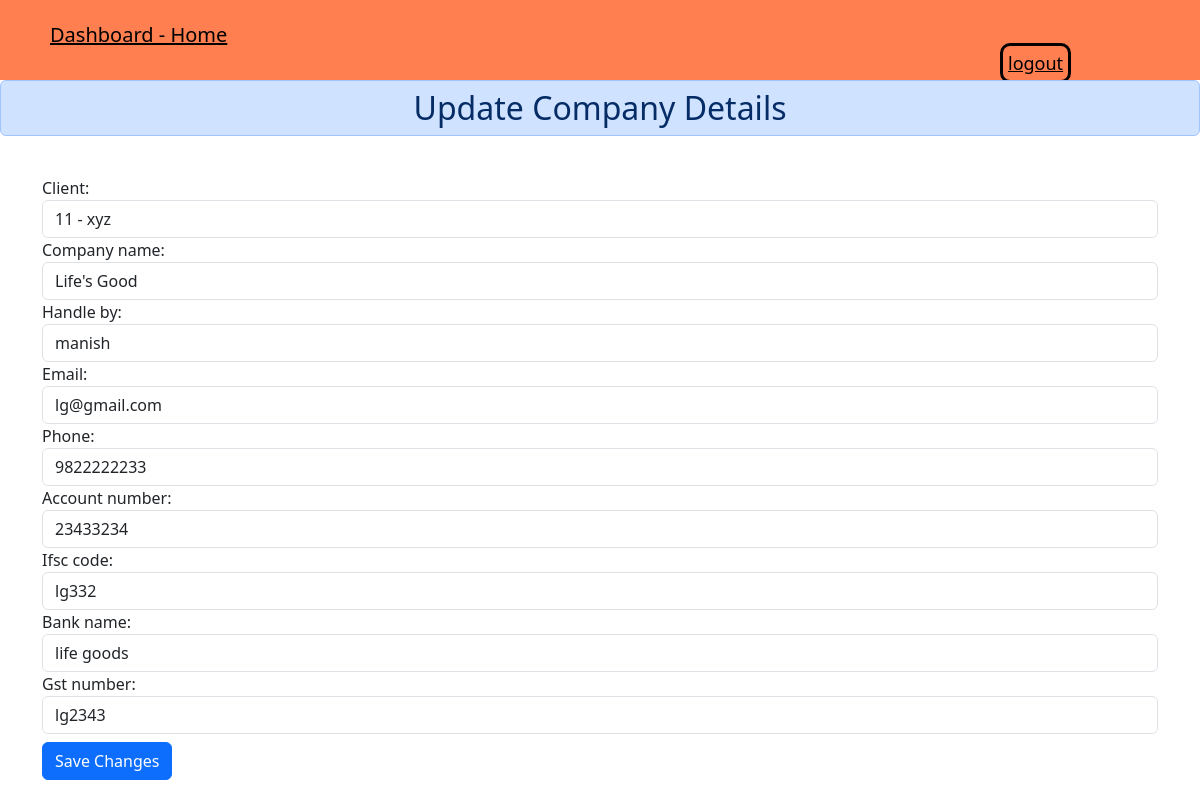
/update_company/1 (signed in), run on the app's committed database.
### netcores/models.py (models this page shows, shortened)
class Company(models.Model):
    client = models.ForeignKey(
             Client, on_delete=models.CASCADE)
    company_name = models.CharField(max_length=255)
    handle_by = models.CharField(max_length=255)
    email = models.EmailField(max_length=244)
    phone = models.BigIntegerField()
    account_number = models.IntegerField()
    ifsc_code = models.CharField(max_length=250)
    bank_name = models.CharField(max_length=250)
    gst_number = models.CharField(max_length=250)
    created_at = models.DateField(auto_now_add=True)

class Client(models.Model):
    company_name = models.CharField(max_length=250)
    gst_number = models.CharField(max_length=250)
    country = models.CharField(max_length=150)
    state = models.CharField(max_length=150)
    address = models.CharField(max_length=250)
    created_at = models.DateTimeField(auto_now_add=True)
    def __str__(self):
        return f"{self.id} - {self.company_name}"

### netcores/views.py (the view)
# urls.py: path('update_company/<int:id>', views.update_company , name='update_company'),
def update_company(request, id):
    if request.user.is_authenticated:
        if request.method == 'POST':
            obj = Company.objects.get(pk = id)
            fm = ServiceProviderForm(request.POST, instance=obj)
            if fm.is_valid():
                fm.save()
                messages.success(
                    request,"Successfully updated, you can go back"
                )
        else:
            obj = Company.objects.get(pk = id)
            fm = ServiceProviderForm(instance = obj)
        return render(request,'update_comp.html', {'form':fm})
    else:
        return HttpResponseRedirect('/')

### netcores/forms.py
class ServiceProviderForm(forms.ModelForm):
    class Meta:
        model = Company
        fields = ['client', 'company_name','handle_by','email','phone',
                  'account_number','ifsc_code','bank_name','gst_number']
    def __init__(self, *args, **kwargs):
        super(ServiceProviderForm, self).__init__(*args,**kwargs)
        self.fields['client'].widget.attrs['class']='form-control'
        self.fields['company_name'].widget.attrs['class']='form-control'
        self.fields['handle_by'].widget.attrs['class']='form-control'
        self.fields['email'].widget.attrs['class']='form-control'
        self.fields['phone'].widget.attrs['class']='form-control'
        self.fields['account_number'].widget.attrs['class']='form-control'
        self.fields['ifsc_code'].widget.attrs['class']='form-control'
        self.fields['bank_name'].widget.attrs['class']='form-control'
        self.fields['gst_number'].widget.attrs['class']='form-control'

### template/update_comp.html (shortened to what this page needs)
{% extends 'dashboard.html' %}
{% load static %}
{% block body %}
<h2 class = "alert alert-primary text-center p-2" >Update Company Details</h2>
<br>
<div class="container">
    <form action="" method="post">
        {{form}}
        <form action="{% url 'service_provider' %}" method="post" >
            <button type="submit" class="btn btn-primary my-2" >Save Changes</button
         </form>
    </form>
</div>
{% endblock body %}

### data on the page
Company: client "11 - xyz", handle_by "manish", email "lg@gmail.com", phone "9822222233", account_number "23433234", ifsc_code "lg332", bank_name "life goods", gst_number "lg2343"
Client: company_name "Life's Good"
